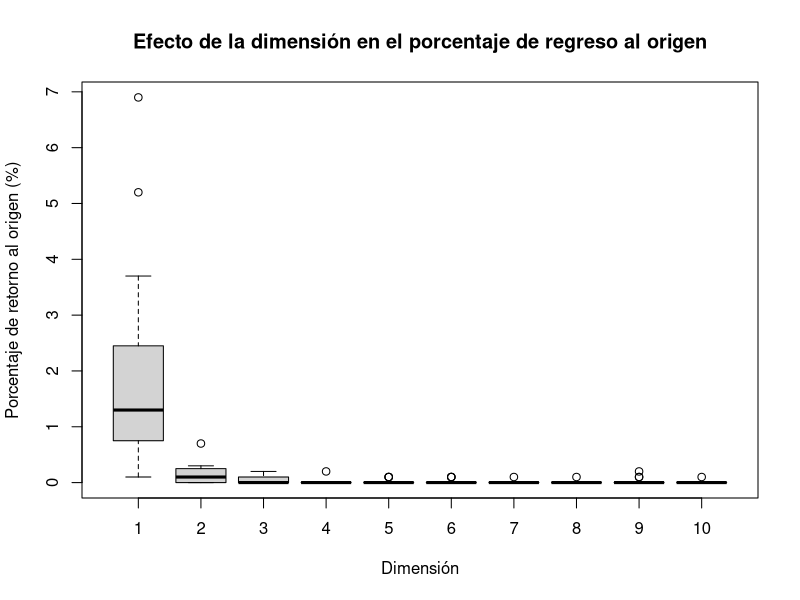

Write the R code that produced this figure.
repeticiones <- 15
duracion <- 1000
dimensiones <- 10
origen <- rep(0, dimensiones)
tab <- numeric(length(repeticiones*dimensiones))
i = 1
system.time(
for (dimension in 1:dimensiones) {
#print ("dimension")
#print (dimension)
 for (repeticion in 1:repeticiones)  { 
	cero <- 0              
                       pos <- rep(0, dimension)
     			#print ("repeticion")
			#print (repeticion)
                           for (t in 1:duracion) {
                               cambiar <- sample(1:dimension, 1)                              
                               if (runif(1) < 0.5) {
				    cambio <- 1
                                   } else {
				    cambio <- -1
                               		}
                               pos[cambiar] <- pos[cambiar] + cambio
if (all (pos == origen)) {
	cero = cero + 1
}
#print (pos)
                          			}
#print (cero)
probabilidad <- ((cero/duracion)*100)
#print (probabilidad)
tab[i] <- probabilidad
i = i + 1
		      }
})
mat <- matrix (tab, ncol=dimensiones, nrow=repeticiones)
#png("p1_porcentaje.png")
boxplot (mat, xlab="Dimensi\u{F3}n", ylab="Porcentaje de retorno al origen (%)", main="Efecto de la dimensi\u{F3}n en el porcentaje de regreso al origen")
graphics.off()
#mat